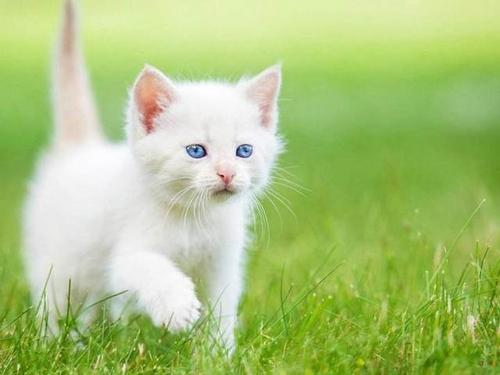
#> input picture Lecture_3/cat.jpg, 500 x 375 px
$ python L3_pillow.py
#> lines starting #> are read from the running program, lines starting #| are printed output that depends on the picture
from PIL import Image

im = Image.open("cat.jpg")
#> im is the input picture: PIL image 500x375 RGB; mean R, G, B 171.6, 196.9, 124.4

box = (0, 0, 300, 375)


region = im.crop(box)  # 裁剪
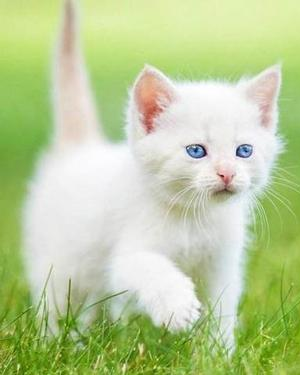
#> region: PIL image 300x375 RGB; mean R, G, B 188.2, 205.4, 154.2

region.save("cat_croped.jpg")

print(im.size)
#| (500, 375)
# 改变尺寸
im = im.resize((800, 375))
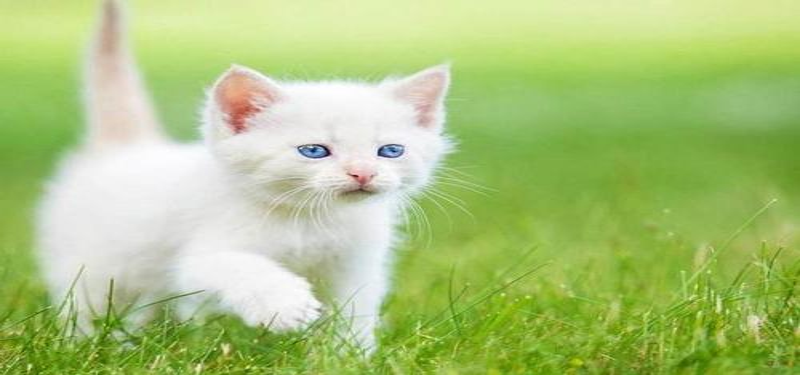
#> im: PIL image 800x375 RGB; mean R, G, B 171.6, 196.9, 124.4
im.save("cat_resized.jpg")

print(im.size)
#| (800, 375)
print(region)
#| <PIL.Image.Image image mode=RGB size=300x375 at 0x7F9F54A4F2D0>

$ run again, with Lecture_3/lottery.jpg copied over Lecture_3/cat.jpg
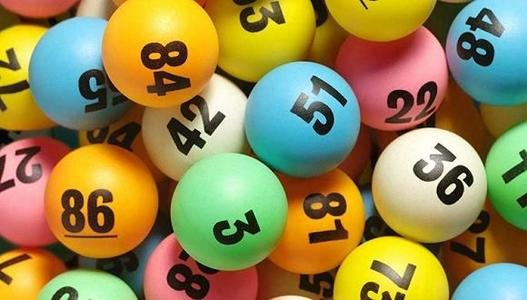
#> input picture Lecture_3/lottery.jpg, 527 x 300 px
#> im is the input picture: PIL image 527x300 RGB; mean R, G, B 148, 134.9, 80
#> `region = im.crop(box)`:
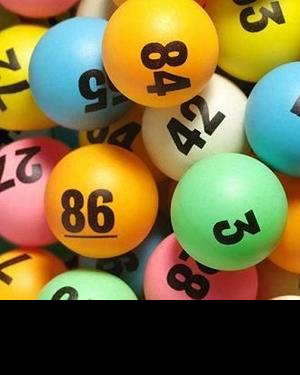
#> region: PIL image 300x375 RGB; mean R, G, B 123.2, 110.9, 61.7
#| (527, 300)
#> `im = im.resize((800, 375))`:
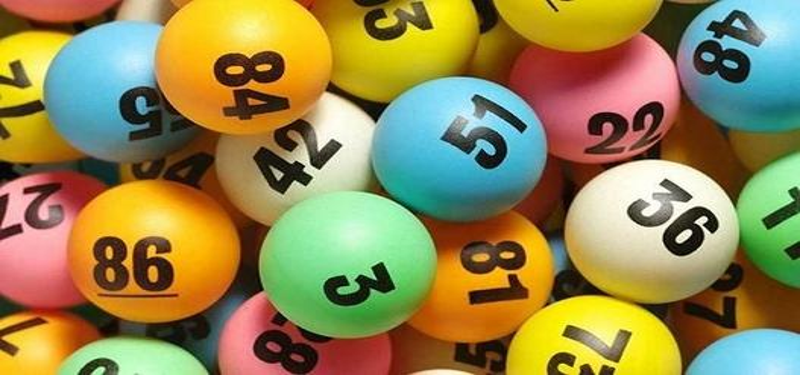
#> im: PIL image 800x375 RGB; mean R, G, B 148, 135, 80
#| (800, 375)
#| <PIL.Image.Image image mode=RGB size=300x375 at 0x7F9F54D4F210>
